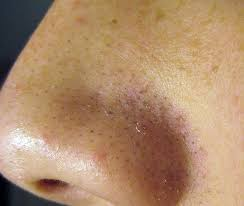
#> input picture DATASET/dark spots/0cc20ae0-c7a8-478b-a974-a5aebabffc15.jpg, 244 x 206 px, given as the content of the folder /content/drive/MyDrive/app/DATASET/wrinkles, which was not available
$ jupyter execute --allow-errors milestone1.ipynb
#> lines starting #> are read from the running program, lines starting #| are printed output that depends on the picture; after the words box and inside, x2 and y2 are one past the last pixel; in counts of white or black regions, pixels touching at a corner belong together; pictures that were not available may be replaced by others from this repository, and a replacement may not be noted
[cell 1]
from tensorflow.keras import backend as K
import tensorflow as tf

# Check GPU availability
print("GPU Available:", tf.config.list_physical_devices('GPU'))
#> (this line was passed over: tensorflow is not available in this run)

[cell 2]
from google.colab import drive
drive.mount('/content/drive')

[cell 3]
from tensorflow.keras.preprocessing.image import ImageDataGenerator

data_dir = '/content/drive/MyDrive/app/DATASET/'

#> (the rest of this cell did not finish here and is left out)

[cell 4]
import cv2
import os

for folder in ['wrinkles', 'dark spots', 'puffy eyes', 'clear skin']:
    path = os.path.join(data_dir, folder)
    for file in os.listdir(path):
        img = cv2.imread(os.path.join(path, file))
#> img is the input picture: shape (206, 244, 3); mean B, G, R 107.7, 139.6, 174.1
        if img is not None:
            rgb_img = cv2.cvtColor(img, cv2.COLOR_BGR2RGB)
#> pass 3 of the loop `for folder in ['wrinkles', 'dark spots', 'puffy eyes', 'clear skin']:`:
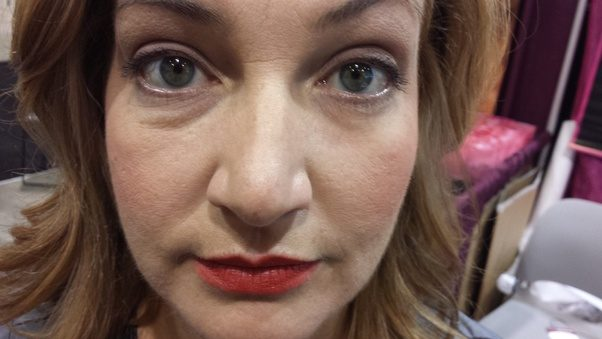
#> input picture DATASET/puffy eyes/Image_108.jpg, 602 x 339 px, found by its file name
#> img is the input picture: shape (339, 602, 3); mean B, G, R 83.5, 91.4, 117.8
#> rgb_img: shape (339, 602, 3)
#> the loop made 4 passes; the first 3 are shown
            cv2.imwrite(os.path.join(path, file), rgb_img)

[cell 5]
import numpy as np
kernel = np.ones((3,3), np.uint8)
#> kernel = [[1, 1, 1], [1, 1, 1], [1, 1, 1]]

for folder in ['wrinkles', 'dark spots', 'puffy eyes', 'clear skin']:
    path = os.path.join(data_dir, folder)
    for file in os.listdir(path):
        img = cv2.imread(os.path.join(path, file))
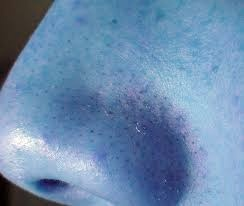
#> img: shape (206, 244, 3); mean B, G, R 174.2, 139.6, 107.7
        gray = cv2.cvtColor(img, cv2.COLOR_BGR2GRAY)
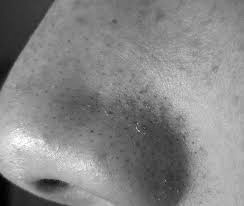
#> gray: shape (206, 244); min 1, max 255, mean 134
        edges = cv2.Canny(gray, 50, 150)
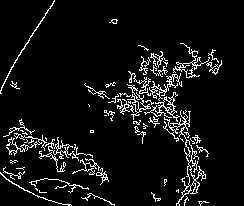
#> edges: shape (206, 244); 7% white in thin lines or dots
        mask = cv2.dilate(edges, kernel, iterations=1)
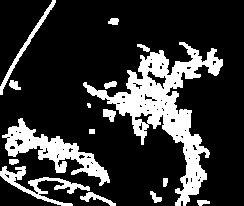
#> mask: shape (206, 244); 20.5% white; 16 white regions (1 under 20 px), largest, box (x1, y1, x2, y2) and area: (83, 42, 223, 206) 5987, (2, 118, 110, 186) 2169, (0, 166, 90, 206) 913
        clean = cv2.inpaint(img, mask, 3, cv2.INPAINT_TELEA)
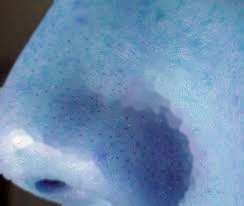
#> clean: shape (206, 244, 3); mean B, G, R 174.5, 139.9, 107.9
#> pass 3 of the loop `for folder in ['wrinkles', 'dark spots', 'puffy eyes', 'clear skin']:`:
#> img: shape (339, 602, 3)
#> gray: shape (339, 602)
#> `edges = cv2.Canny(gray, 50, 150)`:
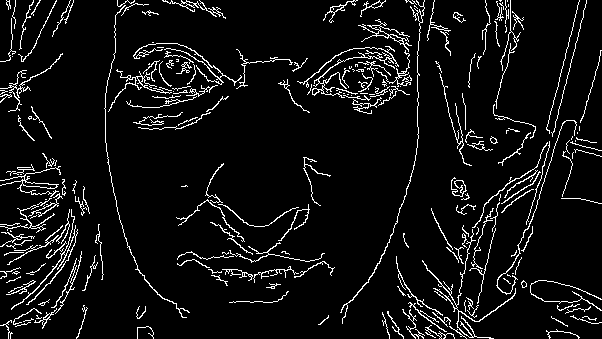
#> edges: shape (339, 602); 6.7% white in thin lines or dots
#> `mask = cv2.dilate(edges, kernel, iterations=1)`:
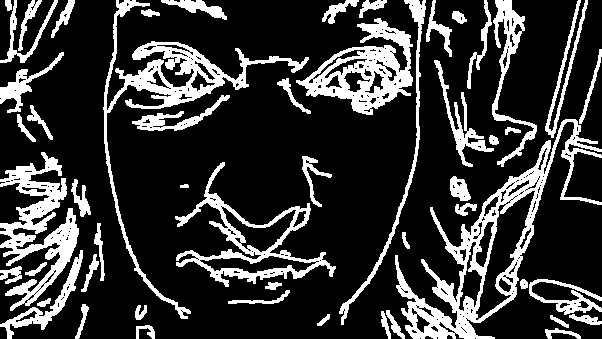
#> mask: shape (339, 602); 21.2% white; 53 white regions, largest, box (x1, y1, x2, y2) and area: (395, 119, 602, 339) 8005, (103, 0, 309, 319) 5484, (0, 152, 79, 311) 4731
#> clean: shape (339, 602, 3)
#> the loop made 4 passes; the first 3 are shown
        cv2.imwrite(os.path.join(path, file), clean)

[cell 6]
import matplotlib.pyplot as plt
import os

classes = ['wrinkles', 'dark spots', 'puffy eyes', 'clear skin']
#> classes = ['wrinkles', 'dark spots', 'puffy eyes', 'clear skin']
counts = [len(os.listdir(os.path.join(data_dir, c))) for c in classes]

plt.bar(classes, counts)
plt.title("Class Distribution in Dataset")
plt.xlabel("Classes")
plt.ylabel("Number of Images")
plt.show()
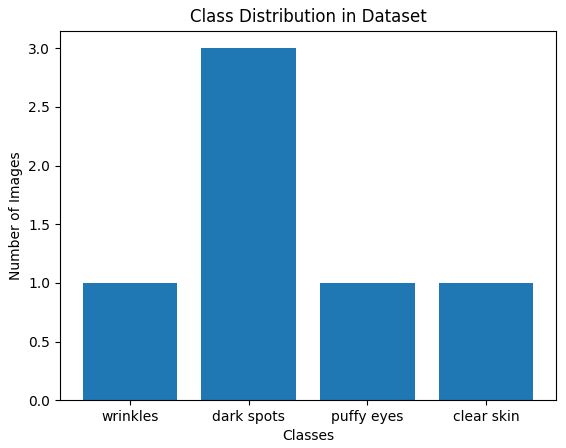
#> figure drawn by matplotlib, 1 panel; tallest bar 3 high, from x = 0.6 to 1.4
#> pass 3 of the loop `for label, folder in enumerate(classes):`:
#> the loop made 4 passes; the first 3 are shown
